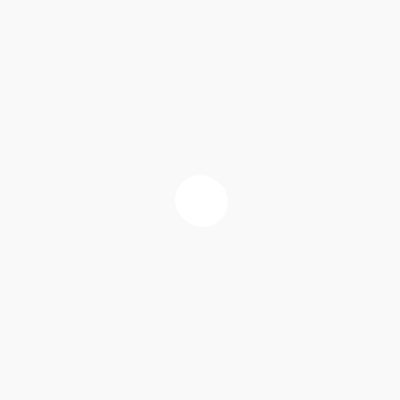
Frame 1 (no input)
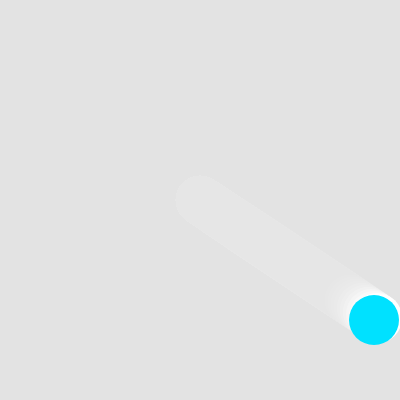
Frame 60 (no input)
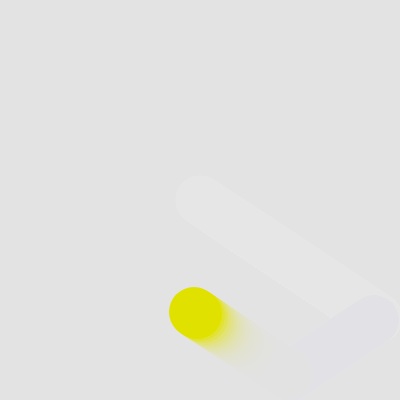
Frame 120 (the mouse pressed at the canvas centre since frame 60)

The p5.js sketch that drew these frames (run headless with seeded random() and noise() and a simulated clock; from frame 60 on, the mouse is pressed at the canvas centre):

// p5.js sketch
// ── sketch.js
let x = 200;
let y = 200;
let xspeed = 3;//speed the object will move left and right 
let yspeed = 2;//speed the object will move up and down

let circleRadius = 25; 


function setup() {
  createCanvas(400, 400);
  noStroke();//Thought it looked better without a stroke. 

}

function draw() {
  background(225,225,225, 55);//opacity trail, increase last number to get the trail more transparent 
  ellipse(x, y, circleRadius * 2, circleRadius * 2);
  
  //check collision with left and right edge 
  if(x < 0 | x > width){
    xspeed = xspeed * -1;//reverse the x direction
    yspeed = yspeed * -1;//reverse the y direction
  }
  //if the circle goes off the left or right sides of the screen, turn it around.
  if (x > width - circleRadius || x < circleRadius) {
    xspeed = -xspeed;
    fill(0,225,255);//this changes the color to light blue. 
  }
  //if the circle goes off the top or bottom sides of the screen, turn it around.
  if (y > height - circleRadius || y < circleRadius) {
    yspeed = -yspeed;
    fill(225,225,0);//this changes the color to yellow. 
  }

  x = x + xspeed; // iterate x
  y = y + yspeed; // iterate y

  circle(x,y,50);//draw circle
}
